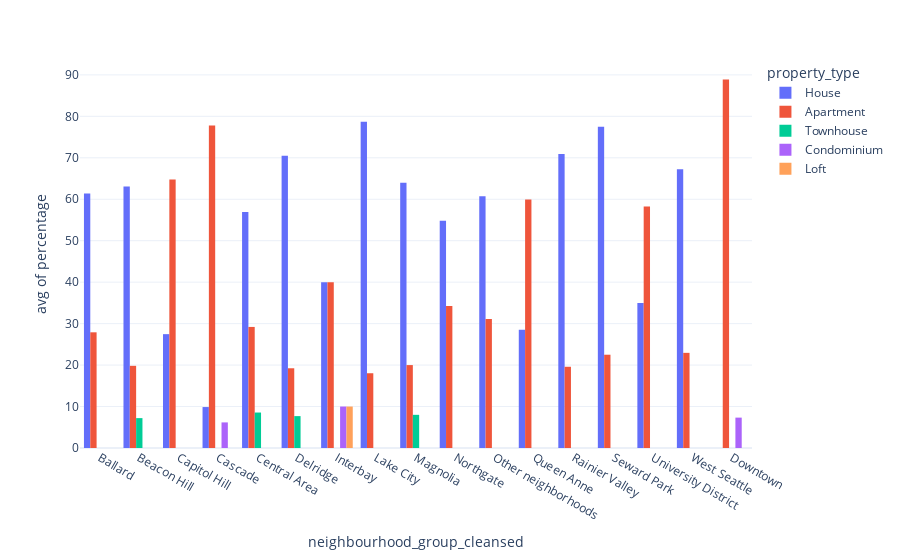

Notebook source saved alongside this figure:
### Code cell
fig = px.histogram(nbhood_listings,
                   x = 'neighbourhood_group_cleansed',
                   y = 'percentage',
                   color = 'property_type',
                   barmode='group',
                   histfunc='avg')

fig.show()

### Figure 1 — Plotly figure (JSON) as saved in the notebook; plotly's stock layout.template omitted (floating-point values rounded to 4 significant figures)
{"data": [{"alignmentgroup": "True", "bingroup": "x", "histfunc": "avg", "hovertemplate": "property_type=House<br>neighbourhood_group_cleansed=%{x}<br>avg of percentage=%{y}<extra></extra>", "legendgroup": "House", "marker": {"color": "#636efa", "pattern": {"shape": ""}}, "name": "House", "offsetgroup": "House", "orientation": "v", "showlegend": true, "x": ["Ballard", "Beacon Hill", "Capitol Hill", "Cascade", "Central Area", "Delridge", "Interbay", "Lake City", "Magnolia", "Northgate", "Other neighborhoods", "Queen Anne", "Rainier Valley", "Seward Park", "University District", "West Seattle"], "xaxis": "x", "y": [61.4, 63.06, 27.46, 9.877, 56.93, 70.51, 40.0, 78.69, 64.0, 54.8, 60.71, 28.52, 70.95, 77.5, 34.95, 67.21], "yaxis": "y", "type": "histogram"}, {"alignmentgroup": "True", "bingroup": "x", "histfunc": "avg", "hovertemplate": "property_type=Apartment<br>neighbourhood_group_cleansed=%{x}<br>avg of percentage=%{y}<extra></extra>", "legendgroup": "Apartment", "marker": {"color": "#EF553B", "pattern": {"shape": ""}}, "name": "Apartment", "offsetgroup": "Apartment", "orientation": "v", "showlegend": true, "x": ["Ballard", "Beacon Hill", "Capitol Hill", "Cascade", "Central Area", "Delridge", "Downtown", "Interbay", "Lake City", "Magnolia", "Northgate", "Other neighborhoods", "Queen Anne", "Rainier Valley", "Seward Park", "University District", "West Seattle"], "xaxis": "x", "y": [27.91, 19.82, 64.77, 77.78, 29.2, 19.23, 88.91, 40.0, 18.03, 20.0, 34.25, 31.11, 59.93, 19.59, 22.5, 58.25, 22.95], "yaxis": "y", "type": "histogram"}, {"alignmentgroup": "True", "bingroup": "x", "histfunc": "avg", "hovertemplate": "property_type=Townhouse<br>neighbourhood_group_cleansed=%{x}<br>avg of percentage=%{y}<extra></extra>", "legendgroup": "Townhouse", "marker": {"color": "#00cc96", "pattern": {"shape": ""}}, "name": "Townhouse", "offsetgroup": "Townhouse", "orientation": "v", "showlegend": true, "x": ["Beacon Hill", "Central Area", "Delridge", "Magnolia"], "xaxis": "x", "y": [7.207, 8.555, 7.692, 8.0], "yaxis": "y", "type": "histogram"}, {"alignmentgroup": "True", "bingroup": "x", "histfunc": "avg", "hovertemplate": "property_type=Condominium<br>neighbourhood_group_cleansed=%{x}<br>avg of percentage=%{y}<extra></extra>", "legendgroup": "Condominium", "marker": {"color": "#ab63fa", "pattern": {"shape": ""}}, "name": "Condominium", "offsetgroup": "Condominium", "orientation": "v", "showlegend": true, "x": ["Cascade", "Downtown", "Interbay"], "xaxis": "x", "y": [6.173, 7.327, 10.0], "yaxis": "y", "type": "histogram"}, {"alignmentgroup": "True", "bingroup": "x", "histfunc": "avg", "hovertemplate": "property_type=Loft<br>neighbourhood_group_cleansed=%{x}<br>avg of percentage=%{y}<extra></extra>", "legendgroup": "Loft", "marker": {"color": "#FFA15A", "pattern": {"shape": ""}}, "name": "Loft", "offsetgroup": "Loft", "orientation": "v", "showlegend": true, "x": ["Interbay"], "xaxis": "x", "y": [10.0], "yaxis": "y", "type": "histogram"}], "layout": {"xaxis": {"anchor": "y", "domain": [0.0, 1.0], "title": {"text": "neighbourhood_group_cleansed"}}, "yaxis": {"anchor": "x", "domain": [0.0, 1.0], "title": {"text": "avg of percentage"}}, "legend": {"title": {"text": "property_type"}, "tracegroupgap": 0}, "margin": {"t": 60}, "barmode": "group"}}
